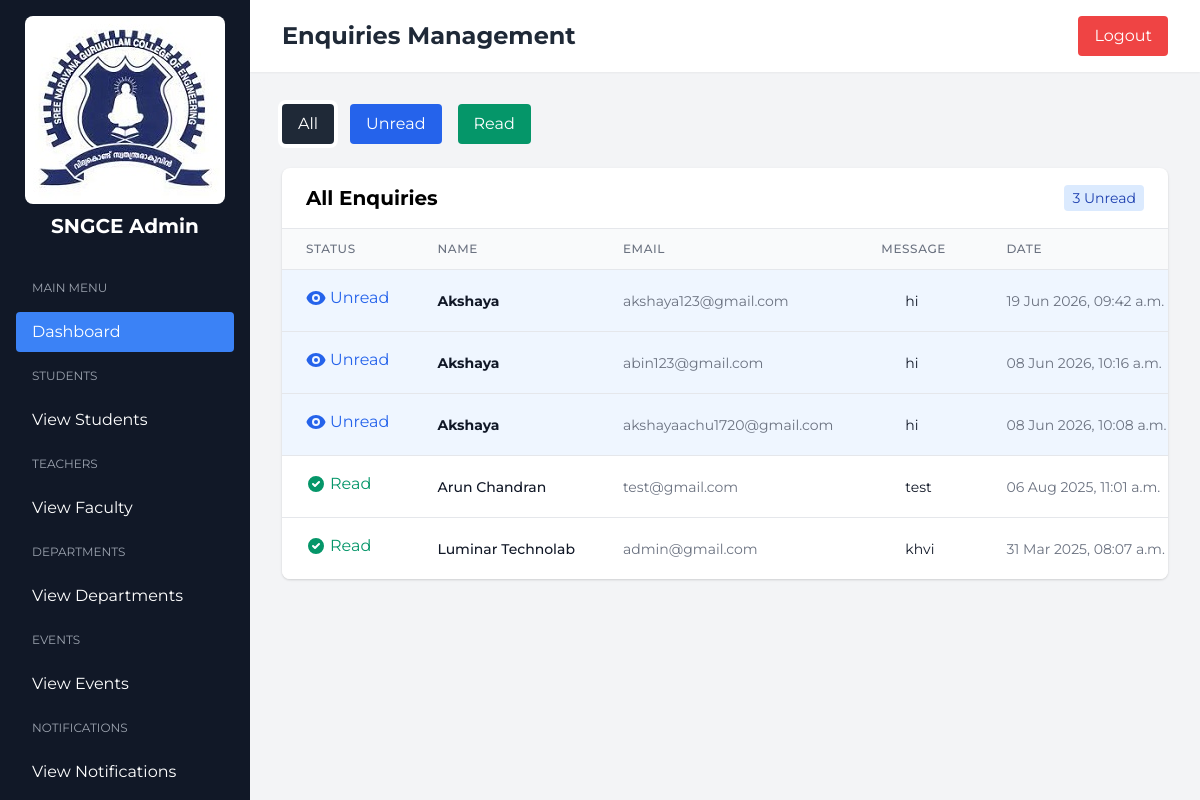
The page /enquiries/ on the database its author committed.
### accounts/models.py (models this page shows, shortened)
class Enquiry(models.Model):
    name = models.CharField(max_length=100)
    email = models.EmailField()
    message = models.TextField()
    created_at = models.DateTimeField(auto_now_add=True)
    is_read = models.BooleanField(default=False)  # New field to track read status
    class Meta:
        verbose_name_plural = "Enquiries"
        ordering = ['-created_at']

### adminpage/views.py (the view)
# urls.py: path('enquiries/',enquiry, name='enquiries'),
def enquiry(request):
    enquiries = Enquiry.objects.all()
    context = {
        'enquiries': enquiries,
    }
    return render(request, 'enquiries.html', context)

### adminpage/templatetags/enquiry_filters.py (called while the page is built)
@register.filter
def filter_unread(enquiries):
    return [enquiry for enquiry in enquiries if not enquiry.is_read]

### adminpage/templates/enquiries.html (shortened to what this page needs)
{% extends 'admin_home.html' %}
{% load static %}
{% block adminhome %}
<main class="main-content min-h-screen bg-gray-100">
    <header class="bg-white shadow-sm">
        <div class="flex justify-between items-center px-8 py-4">
            <h2 class="text-2xl font-bold text-gray-800">Enquiries Management</h2>
            <div class="flex items-center space-x-4">
                <a href="{% url 'logout' %}" class="bg-red-500 text-white px-4 py-2 rounded hover:bg-red-600">
                    Logout
                </a>
            </div>
        </div>
    </header>
    <div class="p-8">
        <div class="mb-6 flex flex-wrap gap-4">
            <button id="showAll" class="bg-gray-800 text-white px-4 py-2 rounded hover:bg-gray-900 active">All</button>
            <button id="showUnread" class="bg-blue-600 text-white px-4 py-2 rounded hover:bg-blue-700">Unread</button>
            <button id="showRead" class="bg-green-600 text-white px-4 py-2 rounded hover:bg-green-700">Read</button>
        </div>
        <div class="bg-white rounded-lg shadow overflow-hidden">
            <div class="px-6 py-4 border-b flex justify-between items-center">
                <h3 class="text-xl font-bold">All Enquiries</h3>
                <div class="text-sm text-gray-500">
                    <span id="unreadCount" class="bg-blue-100 text-blue-800 px-2 py-1 rounded">
                        {% load enquiry_filters %}
                        {{ enquiries|dictsortreversed:"created_at"|filter_unread|length }} Unread
                    </span>
                </div>
            </div>
            <div class="overflow-x-auto">
                <table class="min-w-full divide-y divide-gray-200">
                    <thead class="bg-gray-50">
                        <tr>
                            <th scope="col" class="px-6 py-3 text-left text-xs font-medium text-gray-500 uppercase tracking-wider">
                                Status
                            </th>
                            <th scope="col" class="px-6 py-3 text-left text-xs font-medium text-gray-500 uppercase tracking-wider">
                                Name
                            </th>
                            <th scope="col" class="px-6 py-3 text-left text-xs font-medium text-gray-500 uppercase tracking-wider">
                                Email
                            </th>
                            <th scope="col" class="px-6 py-3 text-left text-xs font-medium text-gray-500 uppercase tracking-wider">
                                Message
                            </th>
                            <th scope="col" class="px-6 py-3 text-left text-xs font-medium text-gray-500 uppercase tracking-wider">
                                Date
                            </th>
                        </tr>
                    </thead>
                    <tbody class="bg-white divide-y divide-gray-200">
                        {% for enquiry in enquiries %}
                        <tr class="enquiry-row {% if not enquiry.is_read %}unread-row bg-blue-50{% else %}read-row{% endif %}">
                            <td class="px-6 py-4 whitespace-nowrap">
                                <button
                                    onclick="toggleReadStatus('{{ enquiry.id }}', this)"
                                    class="read-toggle {% if enquiry.is_read %}text-green-600{% else %}text-blue-600{% endif %} hover:text-gray-900"
                                    data-read="{{ enquiry.is_read|lower }}"
                                >
                                    {% if enquiry.is_read %}
                                    <span class="flex items-center">
                                        <svg xmlns="http://www.w3.org/2000/svg" class="h-5 w-5 mr-1" viewBox="0 0 20 20" fill="currentColor">
                                            <path fill-rule="evenodd" d="M10 18a8 8 0 100-16 8 8 0 000 16zm3.707-9.293a1 1 0 00-1.414-1.414L9 10.586 7.707 9.293a1 1 0 00-1.414 1.414l2 2a1 1 0 001.414 0l4-4z" clip-rule="evenodd" />
                                        </svg>
                                        Read
                                    </span>
                                    {% else %}
                                    <span class="flex items-center">
                                        Unread
                                    </span>
                                    {% endif %}
                                </button>
                            </td>
                            <td class="px-6 py-4 whitespace-nowrap">
                                <div class="text-sm font-medium text-gray-900 {% if not enquiry.is_read %}font-bold{% endif %}">
                                    {{ enquiry.name }}
                                </div>
                            </td>
                            <td class="px-6 py-4 whitespace-nowrap">
                                <div class="text-sm text-gray-500">{{ enquiry.email }}</div>
                            </td>
                            <td class="px-12 py-4">
                                <div class="text-sm text-gray-900 max-w-xs overflow-hidden" style="text-overflow: ellipsis; white-space: nowrap;">
                                    {{ enquiry.message|truncatechars:50 }}
                                </div>
                            </td>
                            <td class="px-6 py-4 whitespace-nowrap">
                                <div class="text-sm text-gray-500">{{ enquiry.created_at|date:"d M Y, h:i a" }}</div>
                            </td>
                        </tr>
                        {% empty %}
                        <tr>
                            <td colspan="6" class="px-6 py-4 text-center text-sm text-gray-500">
                                No enquiries found.
                            </td>
                        </tr>
                        {% endfor %}
                    </tbody>
                </table>
            </div>
        </div>
    </div>
</main>
{% endblock %}

### adminpage/templates/admin_home.html (style rules this page uses)
body { font-family: 'Montserrat', sans-serif; }
.main-content { margin-left: 250px; transition: margin-left 0.3s; }

### adminpage/templates/enquiries.html (style rules this page uses)
button.active { box-shadow: 0 0 0 2px white, 0 0 0 4px currentColor; }

### rows shown on the page
Enquiry: is_read False (drawn), name "Akshaya", email "akshaya123@gmail.com", message "hi", created_at "19 Jun 2026, 09:42 a.m."
Enquiry: is_read False (drawn), name "Akshaya", email "abin123@gmail.com", message "hi", created_at "08 Jun 2026, 10:16 a.m."
Enquiry: is_read False (drawn), name "Akshaya", email "akshayaachu1720@gmail.com", message "hi", created_at "08 Jun 2026, 10:08 a.m."
Enquiry: is_read True (drawn), name "Arun Chandran", email "test@gmail.com", message "test", created_at "06 Aug 2025, 11:01 a.m."
Enquiry: is_read True (drawn), name "Luminar Technolab", email "admin@gmail.com", message "khvi", created_at "31 Mar 2025, 08:07 a.m."

### other values the page prints
{{ enquiries|dictsortreversed:"created_at"|filter_unread|length }} "3"
